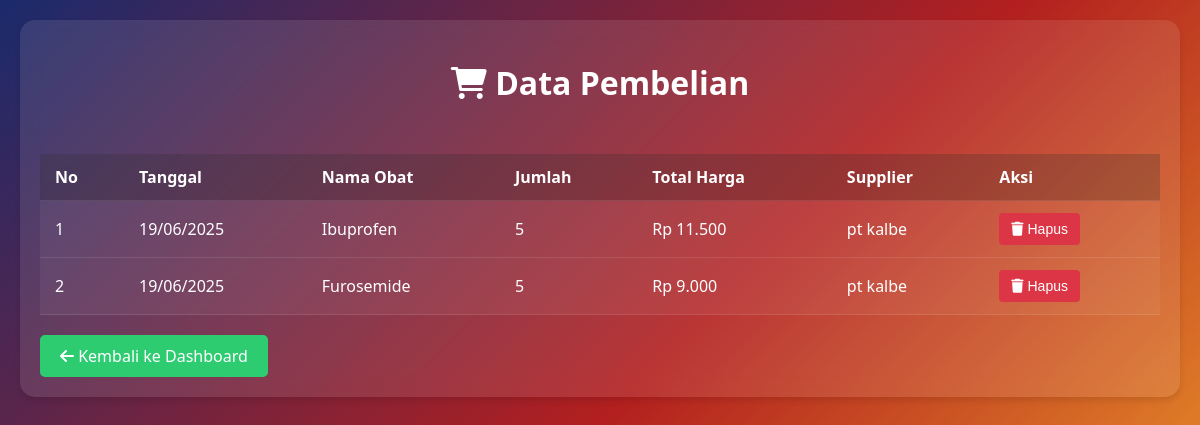
The app's page /admin/data_pembelian.php (signed in) with its own data.
### tables this page shows
CREATE TABLE `pembelian` (
  `id_pembelian` int(11) NOT NULL,
  `id_obat` int(11) NOT NULL,
  `jumlah` int(11) NOT NULL,
  `tanggal` date NOT NULL,
  `total_harga` decimal(10,2) NOT NULL DEFAULT 0.00,
  `supplier` varchar(100) NOT NULL DEFAULT ''
);

CREATE TABLE `obat` (
  `id_obat` int(11) NOT NULL,
  `nama_obat` varchar(100) NOT NULL,
  `kategori` varchar(50) DEFAULT NULL,
  `satuan` varchar(20) DEFAULT NULL,
  `harga` int(11) DEFAULT NULL,
  `deskripsi` text DEFAULT NULL,
  `stok` int(11) NOT NULL DEFAULT 0,
  `tgl_kadaluarsa` date NOT NULL,
  `kadaluarsa` date DEFAULT NULL
);

### admin/data_pembelian.php (the view, shortened to what this page needs)
<?php
include '../config/db.php';
$query = "SELECT pb.id_pembelian, pb.tanggal, pb.jumlah, pb.total_harga, pb.supplier, o.nama_obat
         FROM pembelian pb
         JOIN obat o ON pb.id_obat = o.id_obat
         ORDER BY pb.tanggal DESC";
$result = $conn->query($query);
?>
<!DOCTYPE html>
<html lang="id">
<head>
    <link rel="stylesheet" href="https://cdnjs.cloudflare.com/ajax/libs/font-awesome/6.0.0/css/all.min.css">
</head>
<body>
    <div class="container">
        <h1><i class="fas fa-shopping-cart"></i> Data Pembelian</h1>
        <div class="table-container">
            <table>
                <thead>
                    <tr>
                        <th>No</th>
                        <th>Tanggal</th>
                        <th>Nama Obat</th>
                        <th>Jumlah</th>
                        <th>Total Harga</th>
                        <th>Supplier</th>
                        <th>Aksi</th>
                    </tr>
                </thead>
                <tbody>
                    <?php
                    if ($result->num_rows > 0) {
                        $no = 1;
                        while ($row = $result->fetch_assoc()) {
                            $tanggal = date('d/m/Y', strtotime($row['tanggal']));
                            echo "<tr>
                                    <td>" . $no . "</td>
                                    <td>" . $tanggal . "</td>
                                    <td>" . htmlspecialchars($row['nama_obat']) . "</td>
                                    <td>" . $row['jumlah'] . "</td>
                                    <td>Rp " . number_format($row['total_harga'], 0, ',', '.') . "</td>
                                    <td>" . htmlspecialchars($row['supplier']) . "</td>
                                    <td>
                                        <button onclick=\"if(confirm('Apakah Anda yakin ingin menghapus data ini?')) { window.location.href='hapus_pembelian.php?id=" . $row['id_pembelian'] . "' }\" class='btn-delete'>
                                            <i class='fas fa-trash'></i> Hapus
                                        </button>
                                    </td>
                                </tr>";
                            $no++;
                        }
                    } else {
                        echo "<tr><td colspan='6' style='text-align: center;'>Tidak ada data pembelian</td></tr>";
                    }
                    ?>
                </tbody>
            </table>
        </div>
        <a href="index.php" class="btn-back"><i class="fas fa-arrow-left"></i> Kembali ke Dashboard</a>
    </div>
</body>
</html>

### admin/data_pembelian.php (style rules this page uses)
body { font-family: 'Segoe UI', sans-serif; background: linear-gradient(135deg, #1a2a6c, #b21f1f, #fdbb2d); margin: 0; padding: 20px; min-height: 100vh; color: #fff; }
.container { max-width: 1200px; margin: 0 auto; background: rgba(255, 255, 255, 0.1); backdrop-filter: blur(10px); border-radius: 15px; padding: 20px; box-shadow: 0 4px 6px rgba(0, 0, 0, 0.1); }
h1 { text-align: center; color: #fff; margin-bottom: 30px; }
.table-container { overflow-x: auto; }
table { width: 100%; border-collapse: collapse; margin-top: 20px; background: rgba(255, 255, 255, 0.05); }
th, td { padding: 12px 15px; text-align: left; border-bottom: 1px solid rgba(255, 255, 255, 0.1); }
th { background: rgba(0, 0, 0, 0.2); font-weight: bold; }
.btn-back { display: inline-block; margin-top: 20px; background: #2ecc71; color: white; padding: 10px 20px; text-decoration: none; border-radius: 5px; transition: transform 0.2s; }
.btn-delete { background-color: #dc3545; color: white; border: none; padding: 8px 12px; border-radius: 4px; cursor: pointer; font-size: 14px; transition: background-color 0.2s; }

### records on screen
pembelian: tanggal "19/06/2025", id_obat.nama_obat "Ibuprofen", jumlah "5", total_harga "11.500", supplier "pt kalbe"
pembelian: tanggal "19/06/2025", id_obat.nama_obat "Furosemide", jumlah "5", total_harga "9.000", supplier "pt kalbe"
